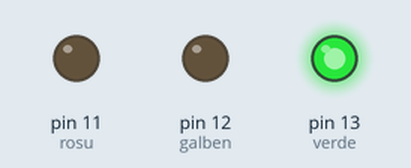
Bench run of a sketch on a simulated Arduino Uno, built with avr-gcc and run on an emulated ATmega328P. Shown: output pins drawn as LEDs (lit = HIGH).

Above: at 1.5 s.
At 3.7 s:
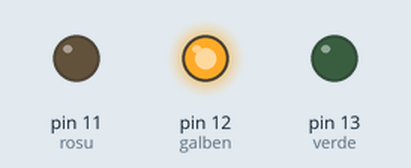
At 5.5 s:
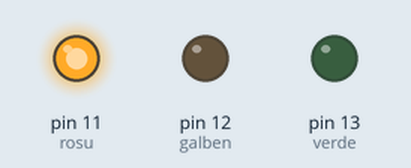
Timing chart, 0 to 8.5 s (numbered marks = the images above):
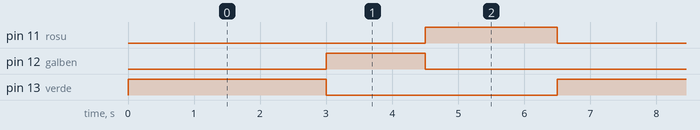

The sketch:

semafor.ino.ino
```cpp
#define rosu 11
#define galben 12
#define verde 13

// the setup function runs once when you press reset or power the board
void setup() {
  // initialize digital pin LED_BUILTIN as an output.
  pinMode(verde, OUTPUT); // verde
  pinMode(rosu, OUTPUT); // rosu
  pinMode(galben, OUTPUT); // galben
}

// the loop function runs over and over again forever
void loop() {
  digitalWrite(verde, HIGH);
  digitalWrite(galben, LOW);
  digitalWrite(rosu, LOW);
  delay(3000);

  digitalWrite(galben, HIGH);
  digitalWrite(verde, LOW);
  delay(1500);

  digitalWrite(verde, LOW);
  digitalWrite(galben, LOW);
  digitalWrite(rosu, HIGH);
  delay(2000);
}
```

Measured:
- by itself, pin 11 (rosu): alternates HIGH for 2.0 s and LOW for 4.5 s
- by itself, pin 12 (galben): alternates HIGH for 1.5 s and LOW for 5.0 s
- by itself, pin 13 (verde): alternates HIGH for 3.0 s and LOW for 3.5 s
